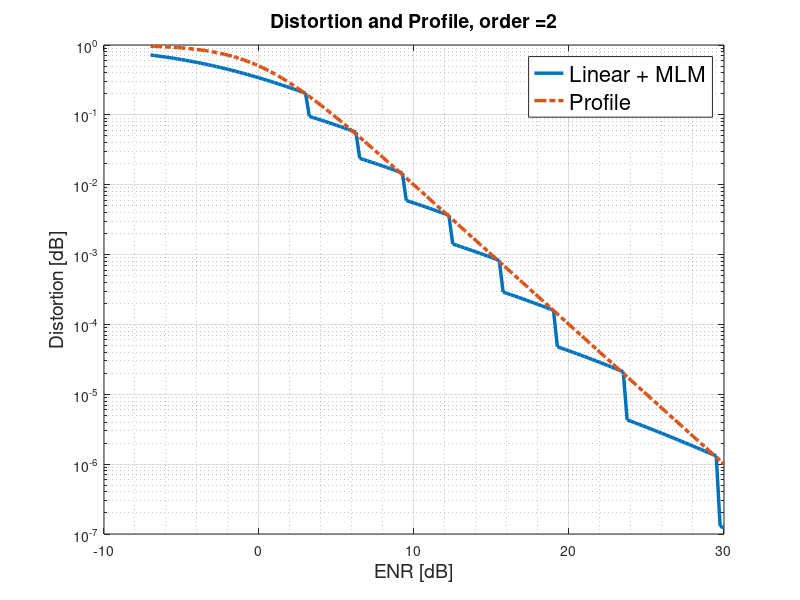

Reproduce this figure in MATLAB.
%% Simulation of Successive MLM and Linear transmissions, for the transmissions of an uniform source
%% over a channel with unlimited bandwidth. We optimize the scheme parameters according to the simulated profile

close all; clear all; clc;

profileOrder = 2;
saveResults = 1;

% Init parameters and arrays structures
SNR = -7:0.25:30;  % 8              % Direct channel SNR
snrLin = 10.^(SNR/10);

profile = 1./(1 + (snrLin).^profileOrder);

maxStages = 50; % number of PPM levels

%% Modulo parameters:
% interval

Delta = 0.975; alpha = 0.65;
energyAlloc = ones(1,maxStages) .* Delta .* exp(-(0:1:(maxStages - 1)) * alpha);
disp(strcat('Total Energy = ',num2str(sum(energyAlloc))))

%% Simulation parameters

D_Linear = zeros(length(SNR),1);
totalEnergy = ones(length(SNR),1);

currNumOfLevels = 1;
% currE = zeros(1,currNumOfLevels);currE(1) = 1;

etaLinear = 1;

for i=1:length(SNR)
    
    prevNumOfLevels = currNumOfLevels;
    if i > 1
        if D_Linear(i - 1) >= profile(i - 1)
            currNumOfLevels = prevNumOfLevels + 1;
        end
    end
    
    if prevNumOfLevels ~= currNumOfLevels
        
        startDist = D_Linear(i - 1);
        startENR = 2*energyAlloc(currNumOfLevels)*snrLin(i);
        
    end
    
    if currNumOfLevels == 1
        D_Linear(i) = 1/(1 + 2*energyAlloc(1)*snrLin(i));
    else
        D_Linear(i) = ((1 + startENR)/startENR) * (startDist/(1 + 2*energyAlloc(currNumOfLevels)*snrLin(i)));
%         D_Linear(i) = (startDist/(1 + 2*energyAlloc(currNumOfLevels)*snrLin(i))) * 1 / ((startENR)/(1 + startENR) + (startDist/D_Linear(i-1))*1/(1 + 2*energyAlloc(currNumOfLevels)*snrLin(i)));
    end
    totalEnergy(i) = sum(energyAlloc(1:currNumOfLevels));
    if mod(i,5) == 0
        disp(strcat('Finished SNR = ',num2str(SNR(i))));
    end
end
disp(strcat('Total Energy = ',num2str(sum(energyAlloc(1:currNumOfLevels)))));

if saveResults
    save(strcat('LinearInfDim_Profile',num2str(profileOrder)),'D_Linear','totalEnergy','SNR');
end

figure;
semilogy(SNR,D_Linear,'LineWidth',2.5); hold on;
semilogy(SNR,profile,'-.','LineWidth',2.5);
xlabel('ENR [dB]','FontSize',14); ylabel('Distortion [dB]','FontSize',14);
lgd = legend({'Linear + MLM','Profile'},'FontSize',16,'TextColor','Black');
grid on; grid minor;
title(strcat('Distortion and Profile, order = ',num2str(profileOrder)),'FontSize',14);

